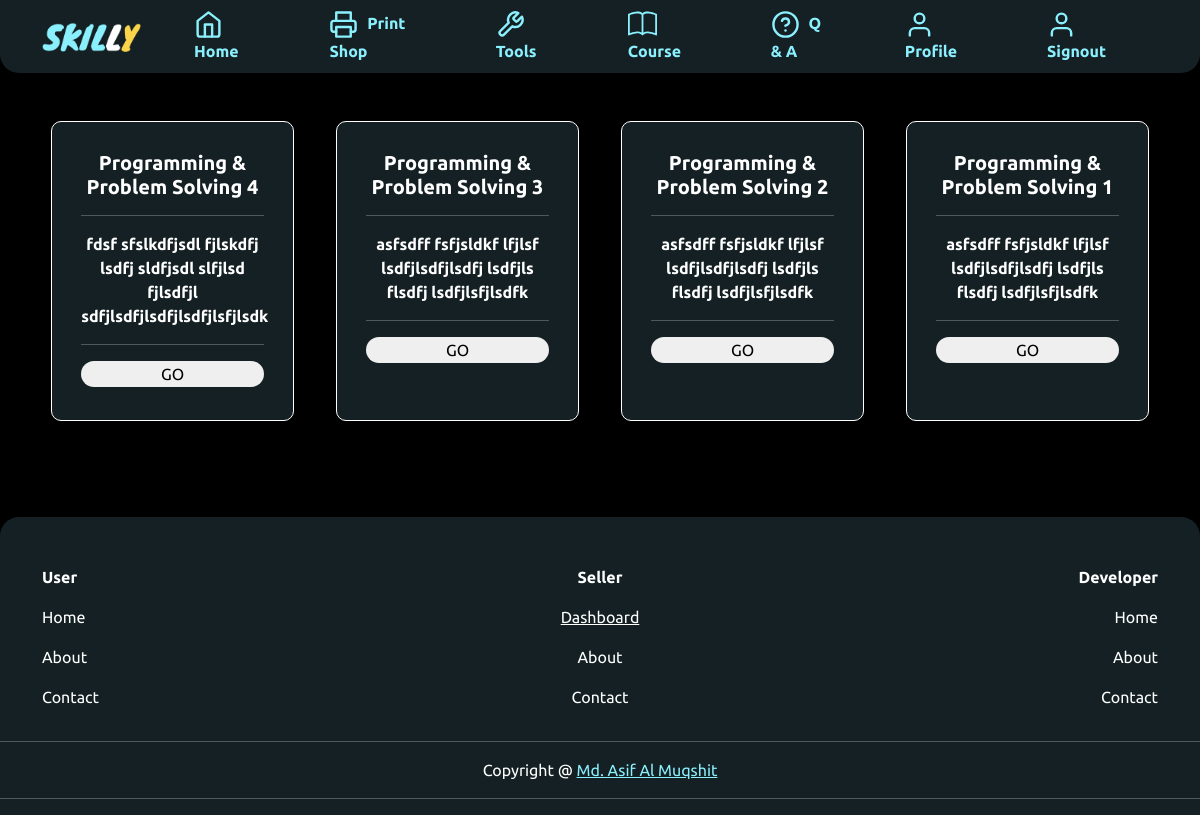
Screenshot of /academic_courses/ (signed in) with the database file from the repository.
### home/models.py (models this page shows, shortened)
class CourseDatabase (models.Model):
    course_type = models.CharField(max_length=99, blank=True, null=True)
    course_name = models.CharField(max_length=99, null=True, blank=True)
    short_description = models.CharField(max_length=99, null=True, blank=True)
    instructor = models.CharField(max_length=99, null=True, blank=True)
    syllabus = models.TextField(null=True, blank=True)
    description = models.TextField(null=True, blank=True)
    duration = models.CharField(max_length=99, null=True, blank=True)

### home/views.py (the view)
# urls.py: path('academic_courses/', academic_courses, name='academic_courses'),
def academic_courses(request):
    academic_courses_list = CourseDatabase.objects.all()
    return render(request, "academic_courses.html", {"academic_courses": academic_courses_list})

### templates/academic_courses.html (shortened to what this page needs)
{% extends 'main.html' %}
{% load static %}
{% block content %}
<div class="container">
    <br>
    <br>
    <div class="row">
        {% for courses in academic_courses %}
        <div class="col-lg-3 col-md-6 col-sm-12">
            <form action="{% url 'course_details' %}" method="GET">
            <div class="department">
                <h5><b>{{ courses.course_name }}</b></h5>
                <hr>
                <b>{{ courses.short_description }}
                </b>
                <hr>
                <input type="submit" value="GO">
            </div>
        </form>
        </div>
        {% endfor %}
    </div>
    <br>
    <br>
</div>
{% endblock content %}

### templates/main.html (style rules this page uses)
* { font-family: "Titillium Web", sans-serif; font-family: "Ubuntu", sans-serif; }

### templates/academic_courses.html (style rules this page uses)
.department { width: 93%; height: 300px; margin: auto; background: #142023; box-shadow: 0px 3px 5px rgba(0, 0, 0, 0.25); border-radius: 10px; padding: 29px; text-align: center; color: white; border: 1px solid white; }
input { width: 100%; border: none; border-radius: 19px; }

### rows the page displays
CourseDatabase: course_name "Programming & Problem Solving 4", short_description "fdsf sfslkdfjsdl fjlskdfj lsdfj sldfjsdl slfjlsd fjlsdfjl sdfjlsdfjlsdfjlsdfjlsfjlsdk"
CourseDatabase: course_name "Programming & Problem Solving 3", short_description "asfsdff fsfjsldkf lfjlsf lsdfjlsdfjlsdfj lsdfjls flsdfj lsdfjlsfjlsdfk"
CourseDatabase: course_name "Programming & Problem Solving 2", short_description "asfsdff fsfjsldkf lfjlsf lsdfjlsdfjlsdfj lsdfjls flsdfj lsdfjlsfjlsdfk"
CourseDatabase: course_name "Programming & Problem Solving 1", short_description "asfsdff fsfjsldkf lfjlsf lsdfjlsdfjlsdfj lsdfjls flsdfj lsdfjlsfjlsdfk"
